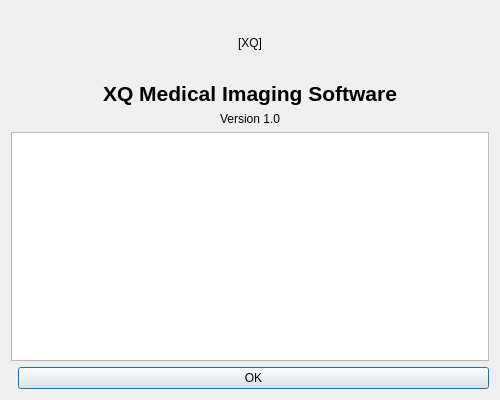
<?xml version="1.0" encoding="UTF-8"?>
<ui version="4.0">
 <class>xq_AboutDialog</class>
 <widget class="QDialog" name="xq_AboutDialog">
  <property name="geometry">
   <rect>
    <x>0</x>
    <y>0</y>
    <width>500</width>
    <height>400</height>
   </rect>
  </property>
  <property name="windowTitle">
   <string>About XQ</string>
  </property>
  <layout class="QVBoxLayout" name="mainLayout">
   <item>
    <widget class="QLabel" name="iconLabel">
     <property name="minimumSize">
      <size>
       <width>64</width>
       <height>64</height>
      </size>
     </property>
     <property name="alignment">
      <set>Qt::AlignCenter</set>
     </property>
     <property name="text">
      <string>[XQ]</string>
     </property>
    </widget>
   </item>
   <item>
    <widget class="QLabel" name="captionLabel">
     <property name="alignment">
      <set>Qt::AlignCenter</set>
     </property>
     <property name="text">
      <string>XQ Medical Imaging Software</string>
     </property>
     <property name="font">
      <font>
       <pointsize>16</pointsize>
       <weight>75</weight>
       <bold>true</bold>
      </font>
     </property>
    </widget>
   </item>
   <item>
    <widget class="QLabel" name="versionLabel">
     <property name="alignment">
      <set>Qt::AlignCenter</set>
     </property>
     <property name="text">
      <string>Version 1.0</string>
     </property>
    </widget>
   </item>
   <item>
    <widget class="QTextEdit" name="descriptionText">
     <property name="readOnly">
      <bool>true</bool>
     </property>
    </widget>
   </item>
   <item>
    <layout class="QHBoxLayout" name="buttonLayout">
     <item>
      <spacer name="buttonSpacer">
       <property name="orientation">
        <enum>Qt::Horizontal</enum>
       </property>
      </spacer>
     </item>
     <item>
      <widget class="QPushButton" name="okButton">
       <property name="text">
        <string>OK</string>
       </property>
       <property name="default">
        <bool>true</bool>
       </property>
      </widget>
     </item>
    </layout>
   </item>
  </layout>
 </widget>
 <resources/>
 <connections/>
</ui>
